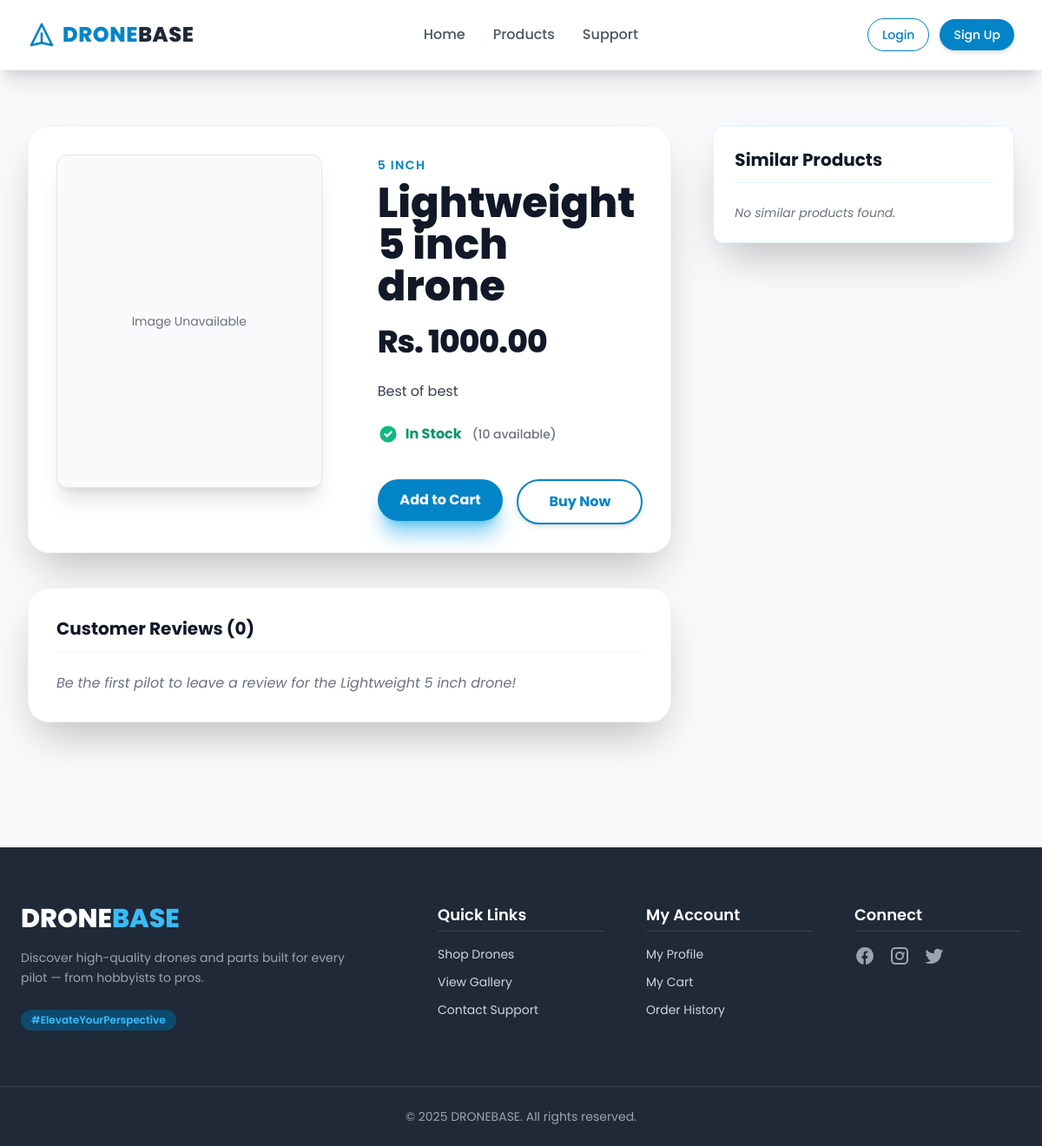
The page /product/lightweight-5-inch-drone on the database as committed earlier.
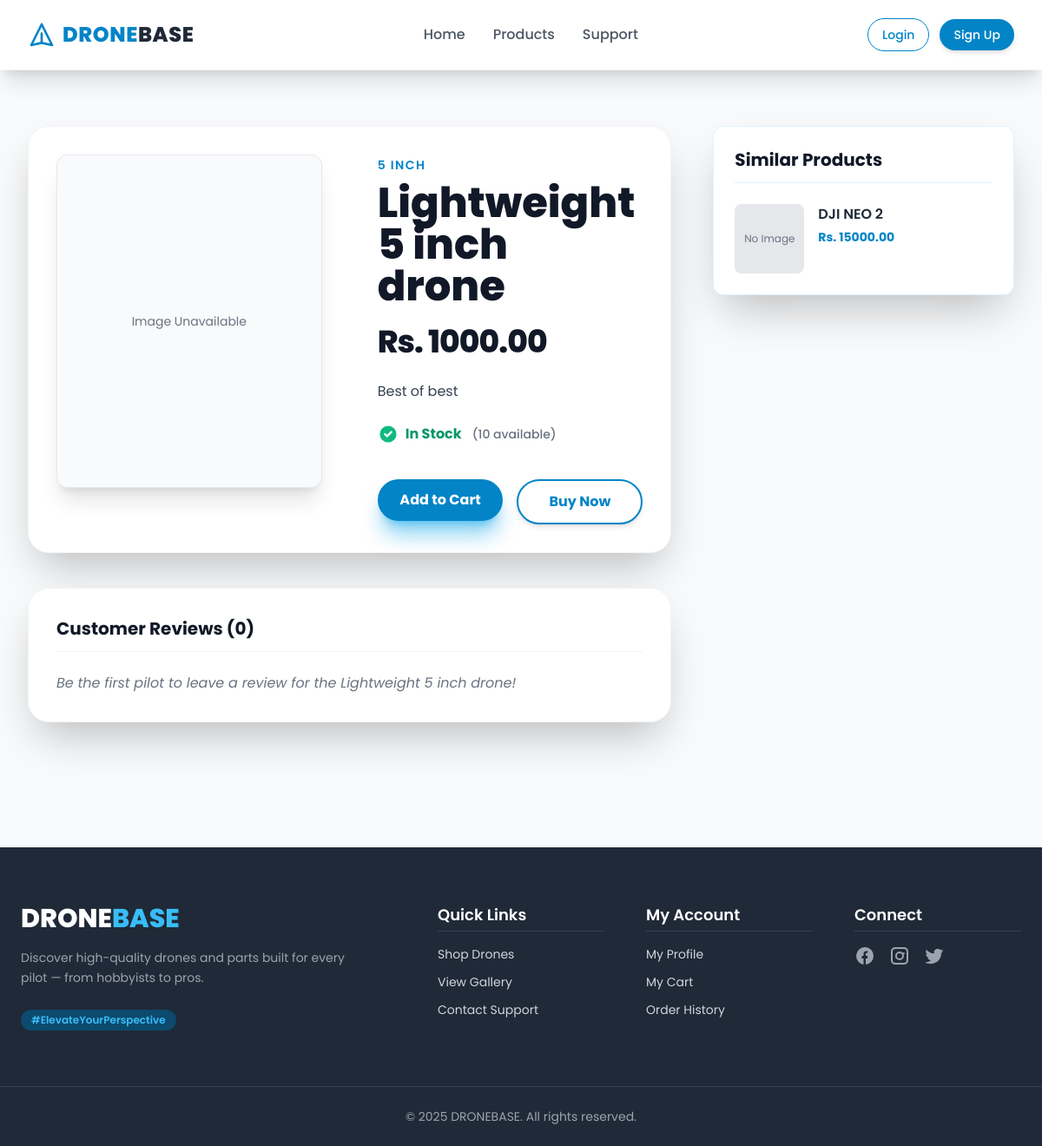
The same page on the database as committed later.
### products/models.py (models this page shows, shortened)
class Product(models.Model):
    name = models.CharField(max_length=150)
    description = models.TextField()
    category = models.ForeignKey(ProductCategory, on_delete=models.CASCADE)
    slug = models.SlugField(unique=True)
    price = models.FloatField()
    discount = models.ForeignKey(
        Discount, on_delete=models.CASCADE, null=True, blank=True
    )
    created_at = models.DateTimeField(auto_now_add=True)
    modified_at = models.DateTimeField(auto_now=True)
    quantity = models.IntegerField(default=0)

class ProductCategory(models.Model):
    name = models.CharField(max_length=150)
    slug = models.SlugField(unique=True, null=True)
    description = models.TextField()
    created_at = models.DateTimeField(auto_now_add=True)
    modified_at = models.DateTimeField(auto_now=True)

### products/views.py (the view)
# urls.py: path("product/<str:slug>", views.product_detail, name="product_detail"),
def product_detail(request, slug):
    discount_amount = None
    product = Product.objects.get(slug=slug)
    discount_amount = calc_discount_amt(product)
    similar_products = Product.objects.filter(category=product.category)
    similar_products = [prod for prod in similar_products if prod != product]
    reviews = get_reviews(slug)
    pprint(reviews)
    return render(
        request,
        "products/product_detail.html",
        {
            "product": product,
            "discount_amt": discount_amount,
            "similar_products": similar_products,
            "reviews": reviews,
        },
    )

### templates/products/product_detail.html (shortened to what this page needs)
{% extends 'base.html' %}
{% load static %}
{% block content %}
<div class="bg-gray-50 py-16 px-4 sm:px-6 lg:px-8">
  <div class="max-w-7xl mx-auto">
    <div class="lg:grid lg:grid-cols-3 lg:gap-12">
      <div class="lg:col-span-2">
        <div class="bg-white rounded-3xl shadow-2xl p-8 mb-10 border border-gray-100">
          <div class="grid grid-cols-1 md:grid-cols-2 gap-8 lg:gap-16">
            <div>
              <div class="relative w-full h-80 md:h-96 rounded-xl overflow-hidden shadow-xl border border-gray-200 bg-gray-50 flex items-center justify-center">
                {% if product.images.first %}
                  <img id="main-product-image"
                       src="{{ product.images.first.image.url }}"
                       alt="{{ product.name }}"
                       class="w-full h-full object-contain transition-transform duration-300 transform scale-95">
                {% else %}
                  <div class="w-full h-full flex items-center justify-center text-gray-500 text-sm">
                    Image Unavailable
                  </div>
                {% endif %}
              </div>
            </div>
            <div>
              <span class="text-sm font-semibold text-sky-600 uppercase tracking-widest">{{ product.category.name }}</span>
              <h1 class="text-4xl sm:text-5xl font-extrabold text-gray-900 mt-2 leading-tight">{{ product.name }}</h1>
              <div class="mt-5 flex items-baseline space-x-4">
                {% if product.discount %}
                  <span class="text-4xl font-extrabold text-red-600 tracking-tight">
                    Rs. {{ discount_amt|floatformat:2 }}
                  </span>
                  <span class="line-through text-xl text-gray-400">
                    Rs. {{ product.price|floatformat:2}}
                  </span>
                {% else %}
                  <span class="text-4xl font-extrabold text-gray-900 tracking-tight">
                    Rs. {{ product.price|floatformat:2 }}
                  </span>
                {% endif %}
              </div>
              <p class="mt-6 text-base text-gray-700 leading-relaxed">{{ product.description }}</p>
              <div class="mt-6 flex items-center text-base font-bold">
                {% if product.quantity > 0 %}
                    <svg xmlns="http://www.w3.org/2000/svg" class="h-6 w-6 mr-2 text-emerald-500" viewBox="0 0 20 20" fill="currentColor">
                        <path fill-rule="evenodd" d="M10 18a8 8 0 100-16 8 8 0 000 16zm3.707-9.293a1 1 0 00-1.414-1.414L9 10.586 7.707 9.293a1 1 0 00-1.414 1.414l2 2a1 1 0 001.414 0l4-4z" clip-rule="evenodd" />
                    </svg>
                    <span class="text-emerald-600">In Stock</span>
                {% endif %}
                <span class="ml-3 text-sm font-medium text-gray-500">({{ product.quantity }} available)</span>
              </div>
              <div class="mt-10 flex flex-col sm:flex-row space-y-4 sm:space-y-0 sm:space-x-4">
                {% if product.quantity > 0 %}
                  <a href="{% url 'add_to_cart' product.id %}" class="w-full">
                    <button class="w-full bg-sky-600 hover:bg-sky-700 text-white font-bold py-3 rounded-full transition-all duration-300 transform hover:scale-[1.02] shadow-xl shadow-sky-500/50">
                      Add to Cart
                    </button>
                  </a>
                  <a href="{% url 'direct_checkout' product.id %}" class="w-full">
                    <button class="w-full bg-transparent border-2 border-sky-600 text-sky-600 font-bold py-3 rounded-full transition-all duration-300 transform hover:scale-[1.02] hover:bg-sky-600 hover:text-white shadow-md">
                      Buy Now
                    </button>
                  </a>
                {% else %}
                    <button disabled class="w-full bg-gray-400 text-white font-bold py-3 rounded-full opacity-70 cursor-not-allowed">
                      Notify When Back in Stock
                    </button>
                {% endif %}
              </div>
            </div>
          </div>
        </div>
        <div class="bg-white rounded-3xl shadow-2xl p-8 mt-10 border border-gray-100">
          <h3 class="text-xl font-bold text-gray-900 mb-6 border-b pb-3 border-gray-100">Customer Reviews ({{ reviews|length }})</h3>
          <div class="space-y-8">
            {% for review in reviews %}
              <div class="border-l-4 border-sky-500 pl-4 py-2 bg-sky-50/50 rounded-r-lg">
                <div class="flex items-center mb-2 justify-between">
                    <div class="flex items-center">
                        {% with review.rating as rating %}
                          {% for i in "12345"|make_list %}
                            <svg class="w-5 h-5 {% if i|add:0 <= rating|add:0 %}text-amber-400{% else %}text-gray-300{% endif %} fill-current"
                                 xmlns="http://www.w3.org/2000/svg" viewBox="0 0 20 20">
                              <path d="M10 15l-5.878 3.09 1.123-6.545L.487 7.375l6.56-.955L10 0l2.953 6.42 6.56.955-4.758 4.17 1.123 6.545z"/>
                            </svg>
                          {% endfor %}
                        {% endwith %}
                        <span class="ml-2 text-base font-semibold text-gray-800">{{ review.rating }}/5</span>
                    </div>
                    <small class="font-medium text-gray-600">{{ review.user.email }}</small>
                </div>
                <p class="text-gray-700 leading-relaxed text-base">{{ review.comment }}</p>
                <div class="flex justify-end items-center mt-2 text-sm text-gray-500">
                  <small>{{ review.created_at|date:"F d, Y" }}</small>
                </div>
                {% if review.replies %}
                  <div class="mt-4 ml-6 space-y-4 border-t pt-4 border-gray-200">
                    <h4 class="text-base font-bold text-gray-700">Replies:</h4>
                    {% for r in review.replies %}
                      <div class="pl-4 border-l-2 border-gray-300 bg-gray-50 p-3 rounded-r-lg">
                         <div class="flex items-center mb-1 justify-between">
                            <div class="flex items-center">
                              {% with r.rating as rating %}
                                {% for i in "12345"|make_list %}
                                  <svg class="w-4 h-4 {% if i|add:0 <= rating|add:0 %}text-amber-400{% else %}text-gray-300{% endif %} fill-current"
                                       xmlns="http://www.w3.org/2000/svg" viewBox="0 0 20 20">
                                    <path d="M10 15l-5.878 3.09 1.123-6.545L.487 7.375l6.56-.955L10 0l2.953 6.42 6.56.955-4.758 4.17 1.123 6.545z"/>
                                  </svg>
                                {% endfor %}
                              {% endwith %}
                              <span class="ml-1 text-xs font-semibold text-gray-700">({{ r.rating }}/5)</span>
                            </div>
                            <small class="font-medium text-gray-500">{{ r.user.email }}</small>
                        </div>
                        <p class="text-gray-700 text-sm">{{ r.comment }}</p>
                        <div class="flex justify-end items-center mt-1 text-xs text-gray-400">
                          <small>{{ r.created_at|date:"M d, Y" }}</small>
                        </div>
                      </div>
                    {% endfor %}
                  </div>
                {% endif %}
                {% if user.is_authenticated %}
                <div class="mt-4 ml-6 pt-4 border-t border-gray-200">
                  <form method="POST" action="{% url 'write_review' review.id product.slug %}" class="space-y-3">
                    {% csrf_token %}
                    <h5 class="text-sm font-bold text-gray-700">Add a Reply:</h5>
                    <div class="flex items-center space-x-4">
                      <label class="block text-sm font-medium text-gray-700">Rating</label>
                      <div class="flex flex-row-reverse rating-input-reply text-lg text-gray-300">
                        {% for i in "54321"|make_list %}
                          {% with i|add:"0" as reply_rating_value %}
                            <input type="radio" id="reply_star_{{ review.id }}_{{ reply_rating_value }}" name="rating" value="{{ reply_rating_value }}" required class="hidden" {% if reply_rating_value == 5 %}checked{% endif %}>
                            <label for="reply_star_{{ review.id }}_{{ reply_rating_value }}" class="cursor-pointer hover:text-amber-400 transition-colors duration-200" title="{{ reply_rating_value }} stars">★</label>
                          {% endwith %}
                        {% endfor %}
                        <input type="radio" id="reply_star_{{ review.id }}_0" name="rating" value="0" class="hidden">
                        <label for="reply_star_{{ review.id }}_0" class="hidden"></label>
                      </div>
                    </div>
                    <textarea name="comment" rows="2" required
                              class="w-full border-gray-300 rounded-lg shadow-sm focus:border-sky-500 focus:ring-sky-500 text-sm p-2"
                              placeholder="Type your reply here..."></textarea>
                    <button type="submit"
                            class="px-4 py-2 bg-sky-600 text-white text-sm font-medium rounded-md hover:bg-sky-700 transition duration-150">
                      Submit Reply
                    </button>
                  </form>
                </div>
                {% endif %}
              </div>
            {% empty %}
              <p class="text-base text-gray-500 italic">Be the first pilot to leave a review for the {{ product.name }}!</p>
            {% endfor %}
          </div>
        </div>
        </div>
      <aside class="lg:col-span-1 mt-10 lg:mt-0">
        <div class="bg-white rounded-xl shadow-2xl p-6 sticky top-28 border border-sky-100">
          <h2 class="text-xl font-bold text-gray-900 mb-6 border-b pb-3 border-sky-100">Similar Products</h2>
          <div class="space-y-6">
            {% for similar_product in similar_products %}
              <div class="flex items-start space-x-4 group">
                <a href="{% url 'product_detail' similar_product.slug %}" class="flex-shrink-0">
                  {% if similar_product.images.first %}
                    <img src="{{ similar_product.images.first.image.url }}" alt="{{ similar_product.name }}"
                         class="w-20 h-20 object-cover rounded-lg border border-gray-200 group-hover:border-sky-300 transition-colors">
                  {% else %}
                    <div class="w-20 h-20 bg-gray-200 rounded-lg flex items-center justify-center text-xs text-gray-500">No Image</div>
                  {% endif %}
                </a>
                <div class="flex-grow">
                  <a href="{% url 'product_detail' similar_product.slug %}" class="text-base font-semibold text-gray-800 hover:text-sky-600 transition-colors duration-200 line-clamp-2">
                    {{ similar_product.name }}
                  </a>
                  <p class="mt-1 text-sm font-bold text-sky-600">
                    Rs. {{ similar_product.price|floatformat:2 }}
                  </p>
                </div>
              </div>
            {% empty %}
              <p class="text-sm text-gray-500 italic">No similar products found.</p>
            {% endfor %}
          </div>
        </div>
      </aside>
      </div>
  </div>
</div>
{% endblock %}

Rows that differ between the two databases and show on the page:
added Product: shows "No Image", name "DJI NEO 2", price "15000.00"
Other text that changed with them:
text no longer shown: "No similar products found."
